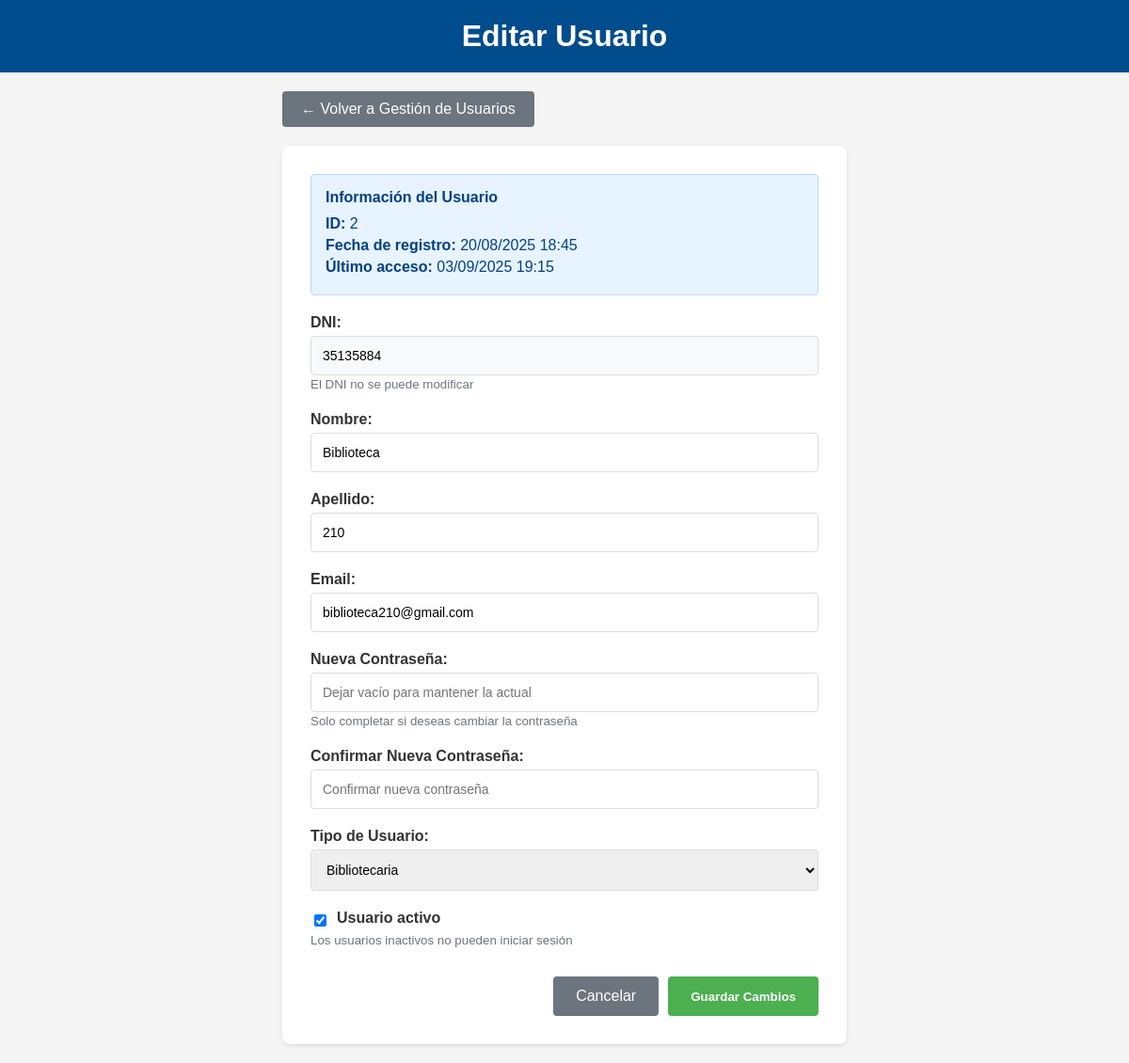
/libros/editar-usuario/2/ (signed in), run on an earlier commit of the app's database.
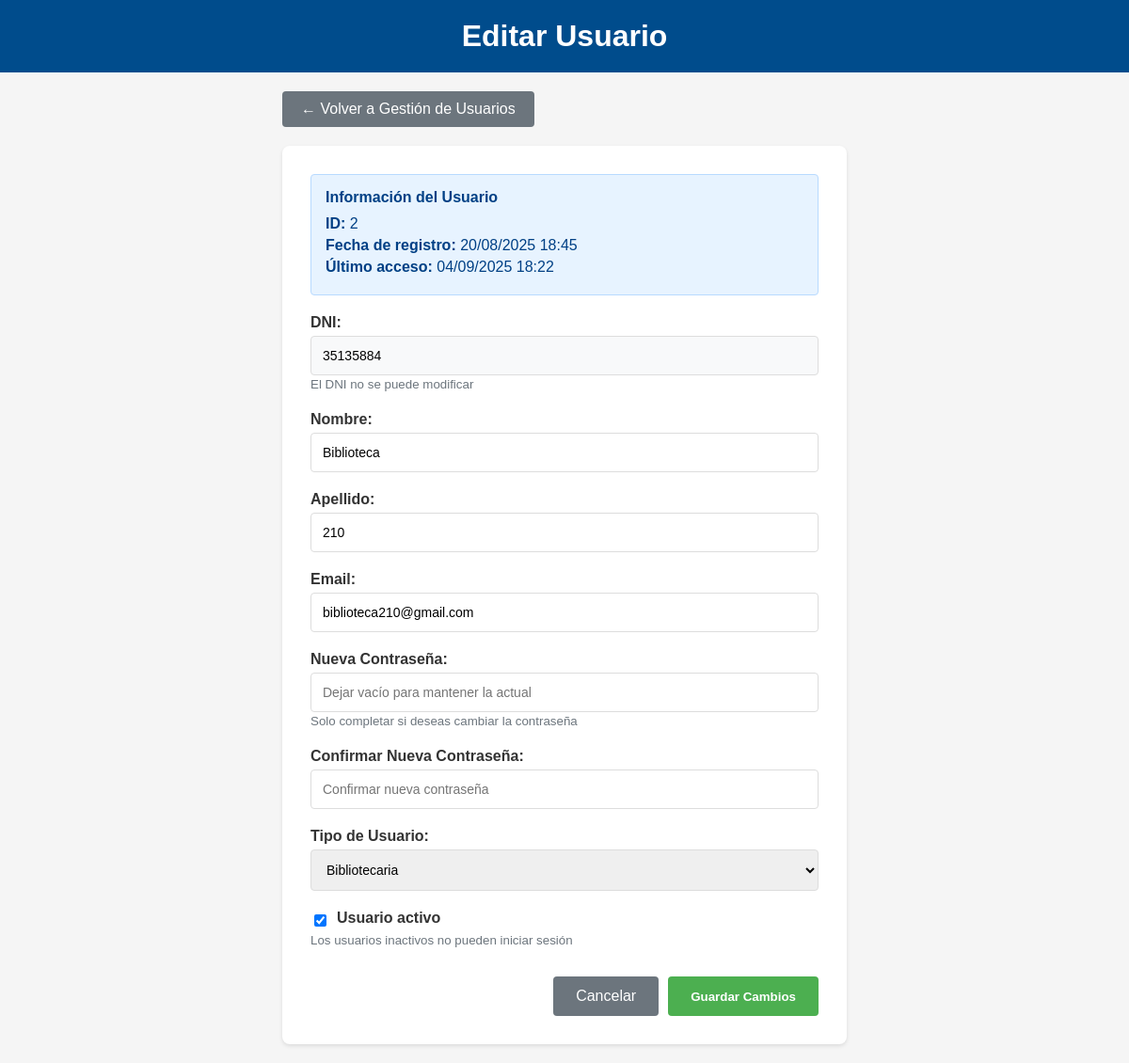
And on a later commit of the database.
### libros/models.py (models this page shows, shortened)
class Usuario(AbstractBaseUser, PermissionsMixin):
    PERFIL_CHOICES = (
        ('alumno', 'Alumno'),
        ('bibliotecaria', 'Bibliotecaria'),
        ('docente', 'Docente'),
    )
    dni_validator = RegexValidator(
        regex=r'^\d{7,8}$',
        message='El DNI debe tener entre 7 y 8 dígitos.'
    )
    dni = models.CharField(max_length=8, unique=True, validators=[dni_validator])
    nombre = models.CharField(max_length=100)
    apellido = models.CharField(max_length=100)
    email = models.EmailField(unique=True)
    perfil = models.CharField(max_length=20, choices=PERFIL_CHOICES, default='alumno')
    fecha_registro = models.DateTimeField(auto_now_add=True)
    is_active = models.BooleanField(default=True)
    is_staff = models.BooleanField(default=False)
    objects = CustomUserManager()
    USERNAME_FIELD = 'dni'
    REQUIRED_FIELDS = ['nombre', 'apellido', 'email']

### libros/views.py (the view)
    def _wrapped_view(request, *args, **kwargs):
        if not request.user.is_authenticated:
            return redirect('login')
        if not hasattr(request.user, 'es_bibliotecaria') or not request.user.es_bibliotecaria:
            messages.error(request, 'No tienes permisos para acceder a esta página.')
            return redirect('lista_libros')
        return view_func(request, *args, **kwargs)

### libros/views.py (called while the page is built, shortened)
def bibliotecaria_required(view_func):
    def _wrapped_view(request, *args, **kwargs):
        if not request.user.is_authenticated:
            return redirect('login')
        if not hasattr(request.user, 'es_bibliotecaria') or not request.user.es_bibliotecaria:
            messages.error(request, 'No tienes permisos para acceder a esta página.')
            return redirect('lista_libros')
        return view_func(request, *args, **kwargs)
    return _wrapped_view

@bibliotecaria_required
def editar_usuario(request, usuario_id):
    usuario = get_object_or_404(Usuario, id=usuario_id)
    context = {'usuario': usuario}
    return render(request, 'libros/editar_usuario.html', context)

### libros/templates/libros/editar_usuario.html (shortened to what this page needs)
<!DOCTYPE html>
<html lang="es">
<head>
    {% load static %}
</head>
<body>
    <header>
        <h1>Editar Usuario</h1>
    </header>
    <div class="container">
        <a href="{% url 'gestion_usuarios' %}" class="back-btn">← Volver a Gestión de Usuarios</a>
        <div class="form-container">
            <div class="info-card">
                <h4>Información del Usuario</h4>
                <p><strong>ID:</strong> {{ usuario.id }}</p>
                <p><strong>Fecha de registro:</strong> {{ usuario.fecha_registro|date:"d/m/Y H:i" }}</p>
                <p><strong>Último acceso:</strong>
                    {% if usuario.last_login %}
                        {{ usuario.last_login|date:"d/m/Y H:i" }}
                    {% else %}
                        Nunca
                    {% endif %}
                </p>
            </div>
            <form id="formEditarUsuario">
                <div class="form-group">
                    <label for="dni">DNI:</label>
                    <input type="text" id="dni" name="dni" value="{{ usuario.dni }}" readonly style="background-color: #f8f9fa;">
                    <small style="color: #6c757d;">El DNI no se puede modificar</small>
                </div>
                <div class="form-group">
                    <label for="nombre">Nombre:</label>
                    <input type="text" id="nombre" name="nombre" value="{{ usuario.nombre }}" required>
                </div>
                <div class="form-group">
                    <label for="apellido">Apellido:</label>
                    <input type="text" id="apellido" name="apellido" value="{{ usuario.apellido }}" required>
                </div>
                <div class="form-group">
                    <label for="email">Email:</label>
                    <input type="email" id="email" name="email" value="{{ usuario.email }}" required>
                </div>
                <div class="form-group">
                    <label for="password">Nueva Contraseña:</label>
                    <input type="password" id="password" name="password" placeholder="Dejar vacío para mantener la actual">
                    <small style="color: #6c757d;">Solo completar si deseas cambiar la contraseña</small>
                </div>
                <div class="form-group">
                    <label for="password_confirm">Confirmar Nueva Contraseña:</label>
                    <input type="password" id="password_confirm" name="password_confirm" placeholder="Confirmar nueva contraseña">
                </div>
              <div class="form-group">
                    <label for="perfil">Tipo de Usuario:</label>
                    <select id="perfil" name="perfil" required>
                        <option value="bibliotecaria" {% if usuario.perfil == 'bibliotecaria' %}selected{% endif %}>Bibliotecaria</option>
                    </select>
                </div>
                <div class="form-group">
                    <div class="checkbox-group">
                        <input type="checkbox" id="is_active" name="is_active" {% if usuario.is_active %}checked{% endif %}>
                        <label for="is_active">Usuario activo</label>
                    </div>
                    <small style="color: #6c757d;">Los usuarios inactivos no pueden iniciar sesión</small>
                </div>
                <div class="form-actions">
                    <a href="{% url 'gestion_usuarios' %}" class="btn-cancel">Cancelar</a>
                    <button type="submit" class="btn-primary">Guardar Cambios</button>
                </div>
            </form>
        </div>
    </div>
</body>
</html>

What changed in the data, as far as the page shows it:
changed Usuario "Biblioteca": last_login "03/09/2025 19:15" → "04/09/2025 18:22"
